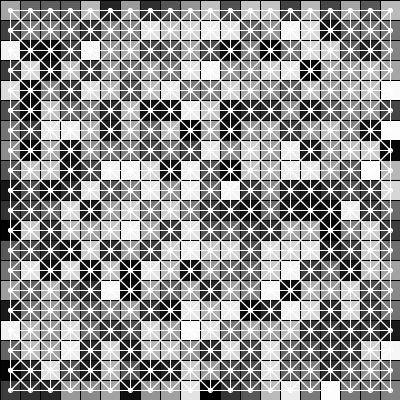
Frame 1 (no input)
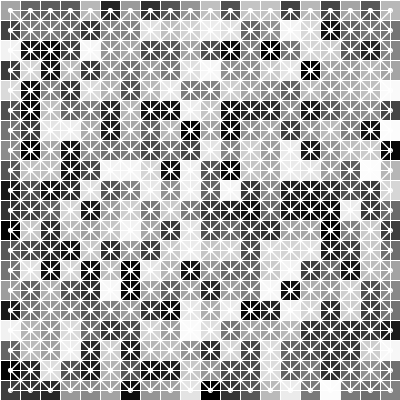
Frame 60 (the mouse pressed at the canvas centre just before this capture)
Frame 120 (the mouse held since frame 60 and released just before this capture): identical to frame 60, image omitted

The Processing sketch that drew these frames (run headless with seeded random() and noise(); from frame 60 on, the mouse is pressed at the canvas centre):

// Processing sketch: nodes
// ── nodes.pde
int tileSize = 20;
int[][] tiles;

void setup () {
  size(400, 400);


  int w = ceil(float(width) / float(tileSize));
  int h = ceil(float(height) / float(tileSize));
  tiles = new int[w][h];
  nodes = new Node[w][h];

  for (int x = 0; x < tiles.length; x += 1) {
    for (int y = 0; y < tiles[x].length; y += 1) {
      tiles[x][y] = color(random(255));
      Node n = new Node(x, y);
      nodes[x][y] = n;
    }
  }
  
  findNodeNeighbours();
}

void draw() {
  background(0);
  drawTiles();
  drawNodes();
}

void drawTiles() {

  for (int x = 0; x < tiles.length; x += 1) {
    for (int y = 0; y < tiles[x].length; y += 1) {
      fill(tiles[x][y]);
      rect(x * tileSize, y * tileSize, tileSize, tileSize);
    }
  }
}

void findNodeNeighbours() {
  for (int x = 0; x < nodes.length; x += 1) {
    for (int y = 0; y < nodes[x].length; y += 1) {

      Node n = nodes[x][y];
      n.findNeighbours();
    }
  }
}

void drawNodes() {
  for (int x = 0; x < nodes.length; x += 1) {
    for (int y = 0; y < nodes[x].length; y += 1) {

      Node n = nodes[x][y];
      n.draw();
    }
  }
}
// ── Node.pde
int NODE_ID = 0;
class Node {

  PVector pos;
  int x,  y;
  int id;
  Node[] neighbours;
  {
    NODE_ID += 1;
    id = NODE_ID;
  }
  
  Node(int x, int y) {
    this.x = x;
    this.y = y;
    float xx = (x * tileSize) + (tileSize / 2);
    float yy = (y * tileSize) + (tileSize / 2);
    pos = new PVector(xx,yy);
    neighbours = new Node[8];
    
  }
  
  void draw() {
    stroke(255);
    fill(255);
    ellipse(pos.x, pos.y, 4, 4);
    for (int i = 0; i < neighbours.length; i += 1) {
      if (neighbours[i] != null) {
        line(pos.x, pos.y, neighbours[i].pos.x, neighbours[i].pos.y);
      }
    }
  }
  
  void findNeighbours() {
    //println("finding neighbours for " + id);
    int index = 0;
    for (int i = -1; i < 2; i += 1) {
      int xx = x + i;
      if (xx < 0 || xx > nodes.length - 1) continue;
      for (int j = -1; j < 2; j += 1) {
        int yy = y + j;
        
        if ((xx == x && yy == y) || yy < 0 || yy > nodes[0].length - 1) continue;
        
        neighbours[index] = nodes[xx][yy];
        index += 1;
        //println("\tadded " + nodes[xx][yy].id);
        
      }
    }
  }
}

Node[][] nodes;
